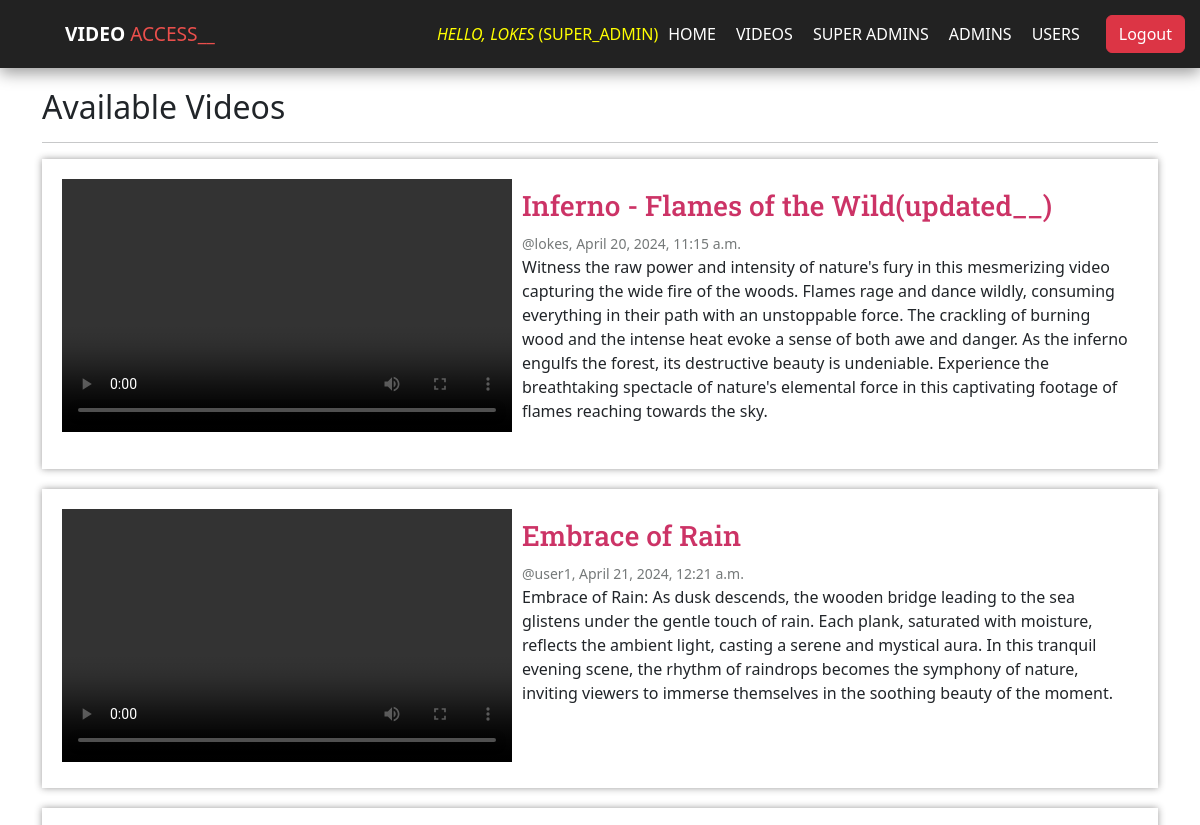
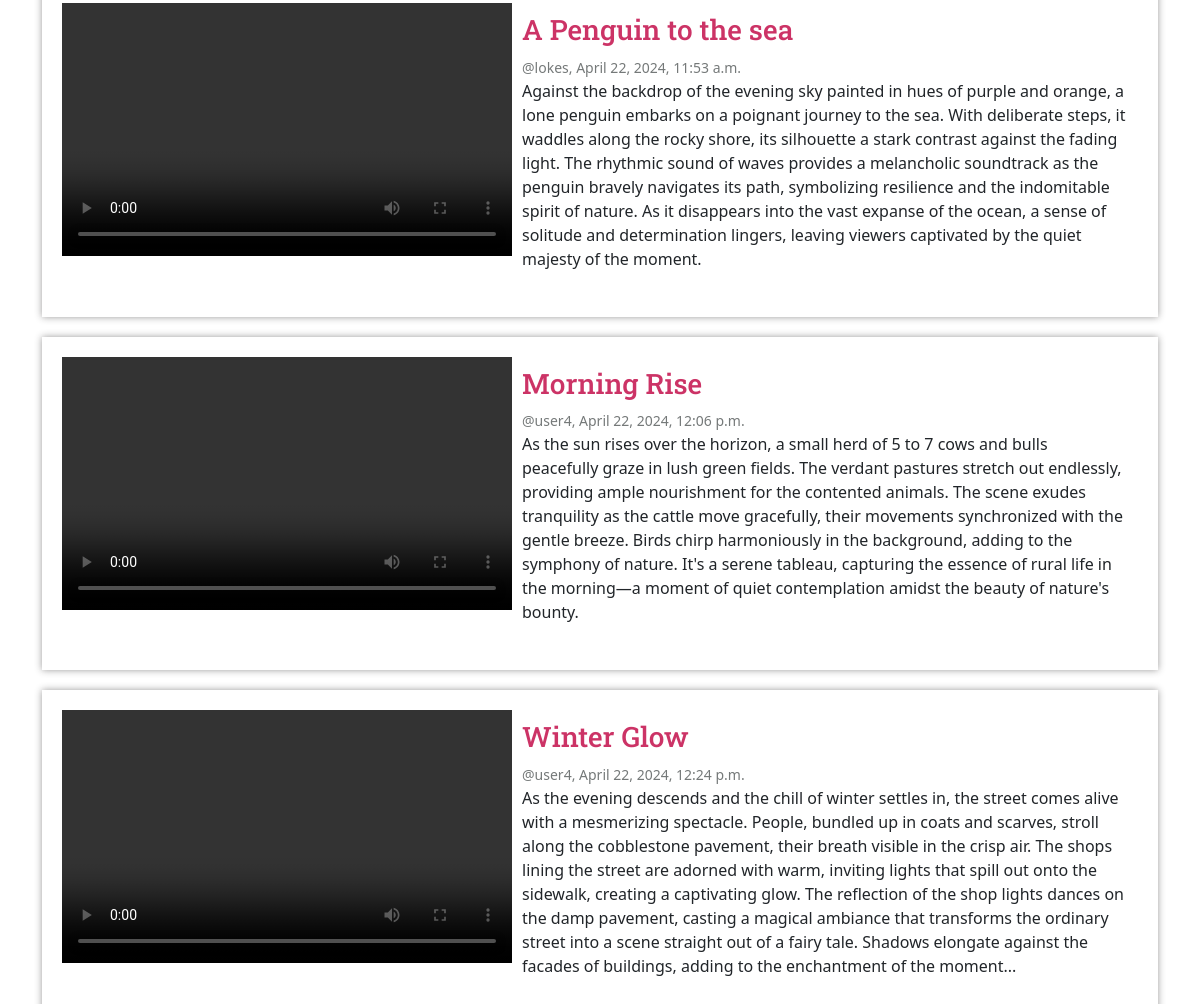
Page /myapp/dashboard/ (signed in) on the committed database (2 pictures, top to bottom).
### authentication/models.py (models this page shows, shortened)
class User(AbstractUser):
    class Type(models.TextChoices):
        SUPER_ADMIN = 'SUPER_ADMIN', 'Super Admin'
        ADMIN = 'ADMIN', 'Admin'
        USER = 'USER', 'User'
    class Gender(models.TextChoices):
        MALE = 'MALE', 'Male'
        FEMALE = 'FEMALE', 'Female'
        OTHER = 'OTHER', 'Other'
    default_type = Type.SUPER_ADMIN
    objects = UserManager()
    admin = AdminManager()
    default_user = DefaultUserManager()
    super_admin = SuperAdminManager()
    email = models.EmailField(unique=True)
    type = models.CharField("User Type", max_length=11, choices=Type.choices)
    gender = models.CharField("Gender", max_length=6, choices=Gender.choices)
    first_name = models.CharField(max_length=15, blank=True)
    last_name = models.CharField(max_length=15, blank=True)
    def __str__(self) -> str:
        return self.username

### myapp/models.py (models this page shows, shortened)
class VideoModel(models.Model):
    uploader = models.ForeignKey(User, on_delete=models.CASCADE)
    title = models.CharField(max_length=50)
    content =  models.FileField(upload_to='video/%y')
    description = models.TextField()
    created_at = models.DateTimeField(auto_now_add=True)
    modified_at = models.DateTimeField(auto_now=True)

### myapp/views.py (the view)
# urls.py: path('dashboard/', dashboard, name='dashboard'),
@login_required(login_url='/auth/login/')
def dashboard(request):
    videos = VideoModel.objects.all()
    return render(request, 'dashboard.html', {'videos': videos})

### myapp/templates/dashboard.html (shortened to what this page needs)
{% extends "base.html" %}
{% load static %}
{% block styles %}
  <link rel="stylesheet" href="{% static 'dashboard.css' %}">
{% endblock styles %}
{% block content %}
<h2>Available Videos</h2>
<hr>
{% for video in videos %}
    <div class="video-wrapper">
        <div>
            <video width="450" height="253" controls preload="metadata" style="background-color: #686868;">
              <source src="{{ video.content.url }}" type="video/mp4">
              <source src="{{ video.content.url }}" type="video/ogg">
            </video>
        </div>
        <div class="video-details-wrapper">
          <h3 class="video-title">{{ video.title }}</h3>
          <small class="video-uploader-details">@{{ video.uploader }}, {{ video.created_at }}</small>
          <p>{{ video.description}}</p>
        </div>
    </div>
  {% endfor %}
{% endblock content %}

### myapp/templates/base.html (shortened to what this page needs)
<!DOCTYPE html>
<html lang="en">
<head>
    {% load static %}
    {% block styles %}
    {% endblock styles %}
    <link href="https://cdn.jsdelivr.net/npm/bootstrap@5.3.3/dist/css/bootstrap.min.css" rel="stylesheet"
>
    <link rel="stylesheet" href="{% static 'base.css' %}">
</head>
<body>
    <nav class="navbar11">
        <div class="logoWrapper">
            <span class="title1">Video</span>
            <span class="title2">Access__</span>
        </div>
        <ul class="navigation1">
            {% if user.is_authenticated %}
                <div style="color:yellow;"><i>hello, {{ user.username }}</i> ({{ user.type }})</div>
                <li class="list-item1"><a class="link1" href="/myapp/dashboard/">Home</a></li>
                {% if user.type == 'ADMIN' or user.type == 'SUPER_ADMIN' %}
                <li class="list-item1"><a class="link1" href="{% url 'video_manager' %}">Videos</a></li>
                    {% if user.type == 'SUPER_ADMIN' %}
                        <li class="list-item1"><a class="link1" href="/myapp/super-admins/">Super Admins</a></li>
                        <li class="list-item1"><a class="link1" href="/myapp/admins/">Admins</a></li>
                    {% endif %}
                    <li class="list-item1"><a class="link1" href="/myapp/users/">Users</a></li>
                {% endif %}
                <form action="/auth/logout/" method="post">{% csrf_token %}<button type="submit" role=""
                        class="btn btn-danger ms-3">Logout</button></form>
            {%else%}
                <li class="list-item1"><a class="link1" href="#">Welcome</a></li>
            {%endif%}
        </ul>
    </nav>
    <div class="container">
        {% block content %}
        {% endblock content %}
    </div>
</body>
</html>

### myapp/static/dashboard.css (style rules this page uses)
.video-wrapper { display: flex; margin-bottom: 20px; padding:20px; box-shadow: 0px 0px 7px #1f1e1e72; }
.video-title { font-family: "Roboto Slab", serif; font-optical-sizing: auto; font-weight: 500; font-style: normal; }
.video-uploader-details { color:rgb(117, 121, 121); }

### myapp/static/base.css (style rules this page uses)
body { margin: 0; padding: 0; }

### rows in the picture
User: username "LOKES", type "SUPER_ADMIN"
VideoModel: title "Inferno - Flames of the Wild(updated__)", uploader "lokes", created_at "April 20, 2024, 11:15 a.m.", description "Witness the raw power and intensity of nature's fury in this mesmerizing video capturing the wide fire of the woods. Flames rage and dance wildly, consuming everything in their path with an unstoppable force. The crackling of burning wood and the intense heat evoke a sense of both awe and danger. As the inferno engulfs the forest, its destructive beauty is undeniable. Experience the breathtaking spectacle of nature's elemental force in this captivating footage of flames reaching towards the sky."
VideoModel: title "Embrace of Rain", uploader "user1", created_at "April 21, 2024, 12:21 a.m.", description "Embrace of Rain: As dusk descends, the wooden bridge leading to the sea glistens under the gentle touch of rain. Each plank, saturated with moisture, reflects the ambient light, casting a serene and mystical aura. In this tranquil evening scene, the rhythm of raindrops becomes the symphony of nature, inviting viewers to immerse themselves in the soothing beauty of the moment."
VideoModel: title "A Penguin to the sea", uploader "lokes", created_at "April 22, 2024, 11:53 a.m.", description "Against the backdrop of the evening sky painted in hues of purple and orange, a lone penguin embarks on a poignant journey to the sea. With deliberate steps, it waddles along the rocky shore, its silhouette a stark contrast against the fading light. The rhythmic sound of waves provides a melancholic soundtrack as the penguin bravely navigates its path, symbolizing resilience and the indomitable spirit of nature. As it disappears into the vast expanse of the ocean, a sense of solitude and determination lingers, leaving viewers captivated by the quiet majesty of the moment."
VideoModel: title "Morning Rise", uploader "user4", created_at "April 22, 2024, 12:06 p.m.", description "As the sun rises over the horizon, a small herd of 5 to 7 cows and bulls peacefully graze in lush green fields. The verdant pastures stretch out endlessly, providing ample nourishment for the contented animals. The scene exudes tranquility as the cattle move gracefully, their movements synchronized with the gentle breeze. Birds chirp harmoniously in the background, adding to the symphony of nature. It's a serene tableau, capturing the essence of rural life in the morning—a moment of quiet contemplation amidst the beauty of nature's bounty."
VideoModel: title "Winter Glow", uploader "user4", created_at "April 22, 2024, 12:24 p.m.", description "As the evening descends and the chill of winter settles in, the street comes alive with a mesmerizing spectacle. People, bundled up in coats and scarves, stroll along the cobblestone pavement, their breath visible in the crisp air. The shops lining the street are adorned with warm, inviting lights that spill out onto the sidewalk, creating a captivating glow. The reflection of the shop lights dances on the damp pavement, casting a magical ambiance that transforms the ordinary street into a scene straight out of a fairy tale. Shadows elongate against the facades of buildings, adding to the enchantment of the moment..."
